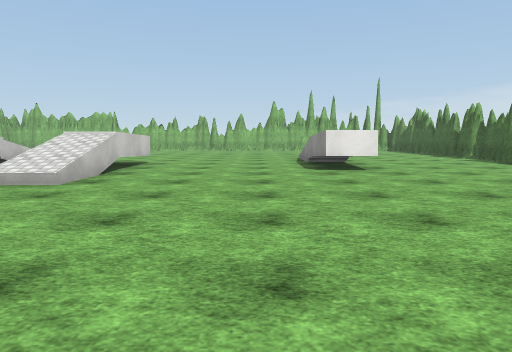
view 1 (above)

16 first-person views from a walk through a scene from a Unity 3-D project. The camera is 1.3 m above the floor, tilts 6° down and sees 70° across. The floor is counted in squares, 2 m on a side. Each view is taken from the middle of a square. On the plan, view 1 faces up. The plan holds only what a view shows up to about 11 squares ahead; the rest is blank. Surface patterns are stand-ins for the level's own textures.

view 2
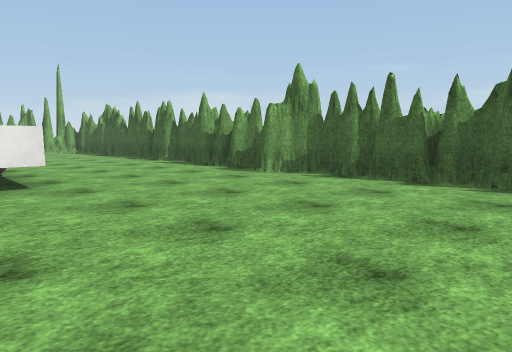

view 3
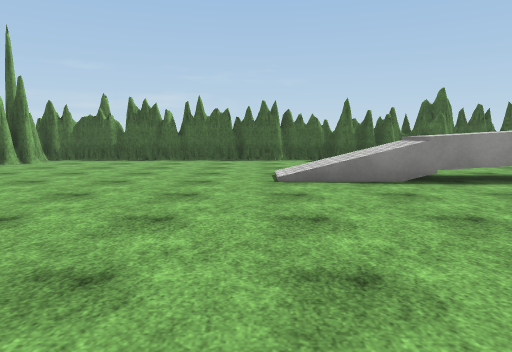

view 4
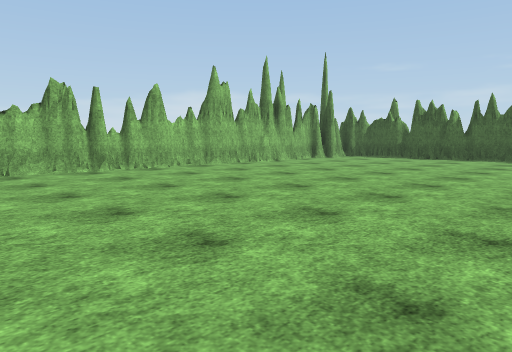

view 5
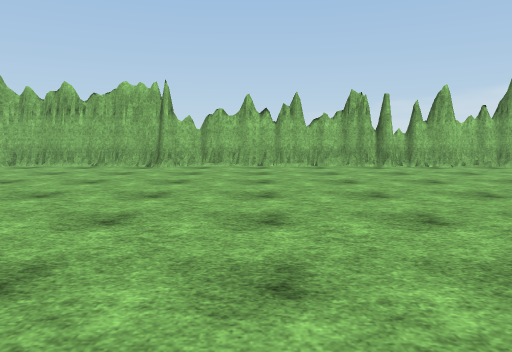

view 6
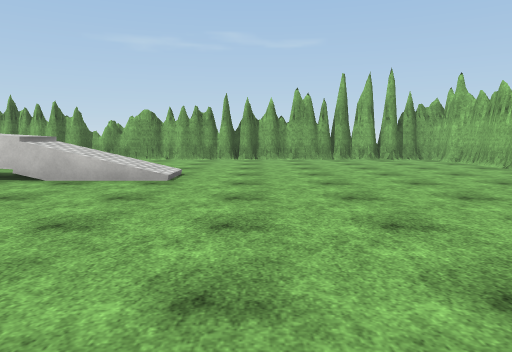

view 7
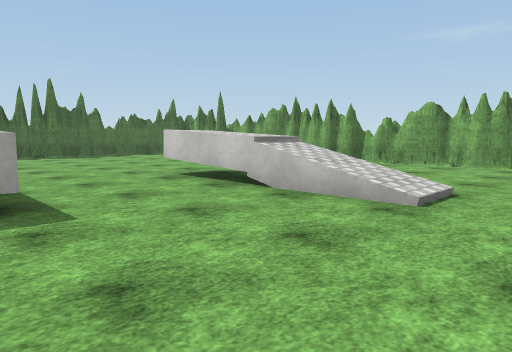

view 8
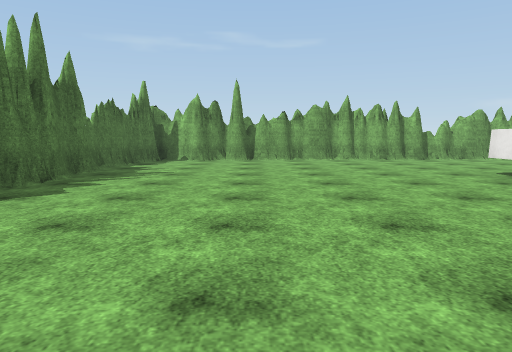

view 9
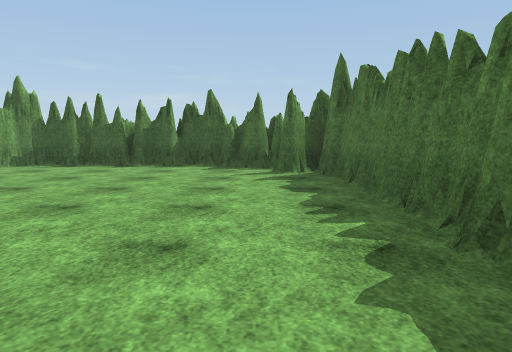

view 10
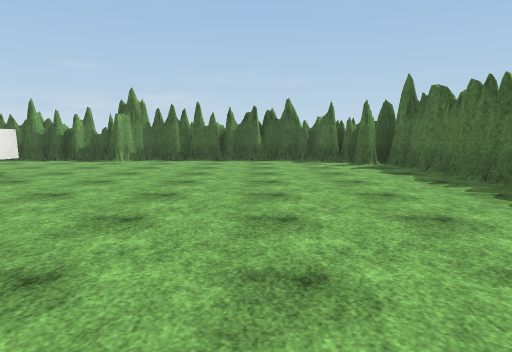

view 11
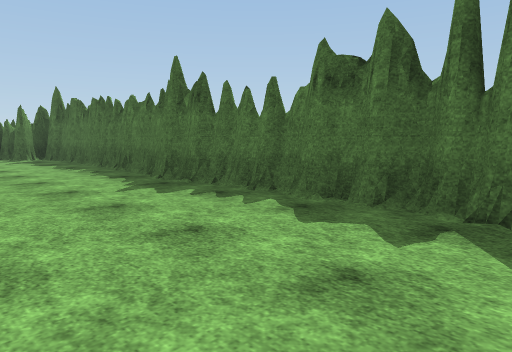

view 12
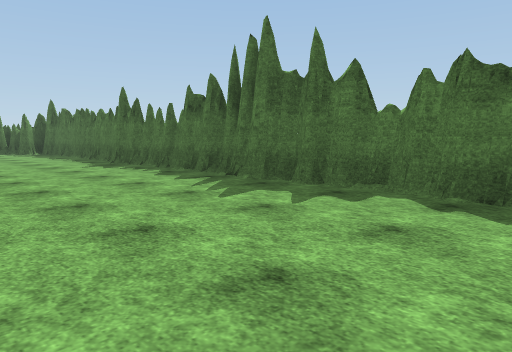

view 13
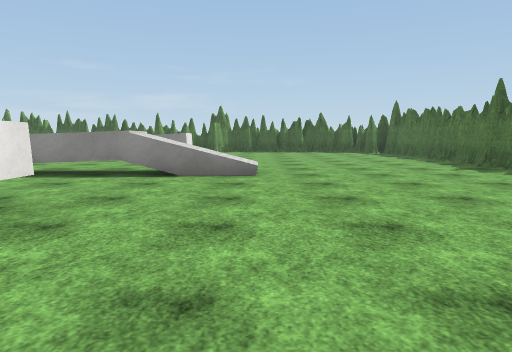

view 14
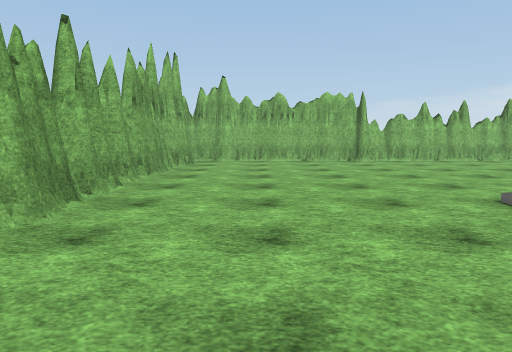

view 15
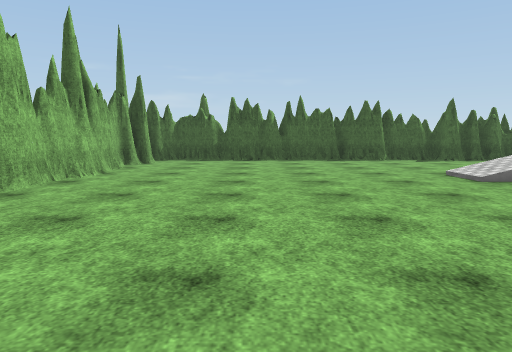

view 16
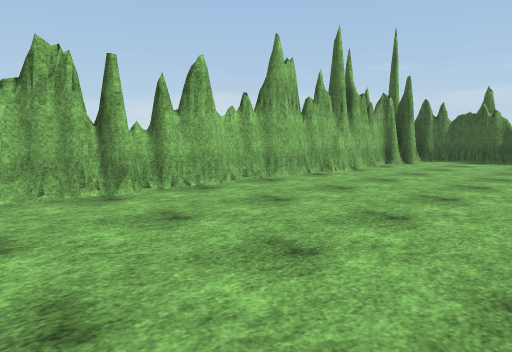

### Floor plan
Key: @ floor where view 1 was taken; # wall or solid block; . main floor; : floor 1.5 m higher than the main floor; / step, stairs or slope.
Columns run from 12 left of view 1 to 7 right of it. Each row starts with its distance up from view 1.
 19  ###########
 18 ##........##.#######
 17 #..................#
 16 #..................#
 15 #..................#
 14 #..................#
 13 #..................#
 12 #..................#
 11 #..../......../....#
 10 #..../......../....#
  9 #....:...:....:....#
  8 #....:...:....:....#
  7 #....#.../....#...##
  6 #......../.........#
  5 #.......//.........#
  4 #..................#
  3 #..................#
  2 #..................#
  1 #.................##
  0 ###.##//////@....##
 -1   ################

Where each view was taken, in squares from view 1:
view 1: 0 up, 0 right, facing up
view 2: 2 up, 1 right, facing up-right
view 3: 12 up, 4 left, facing right
view 4: 11 up, 5 left, facing up-right
view 5: 10 up, 5 left, facing up
view 6: 13 up, 1 left, facing left
view 7: 13 up, 3 left, facing down-left
view 8: 3 up, 1 left, facing left
view 9: 1 up, 2 left, facing right
view 10: 3 up, 4 left, facing right
view 11: 3 up, 7 left, facing down-right
view 12: 4 up, 11 left, facing down-right
view 13: 5 up, 10 left, facing right
view 14: 8 up, 10 left, facing up
view 15: 15 up, 4 left, facing right
view 16: 14 up, 4 left, facing up-right
